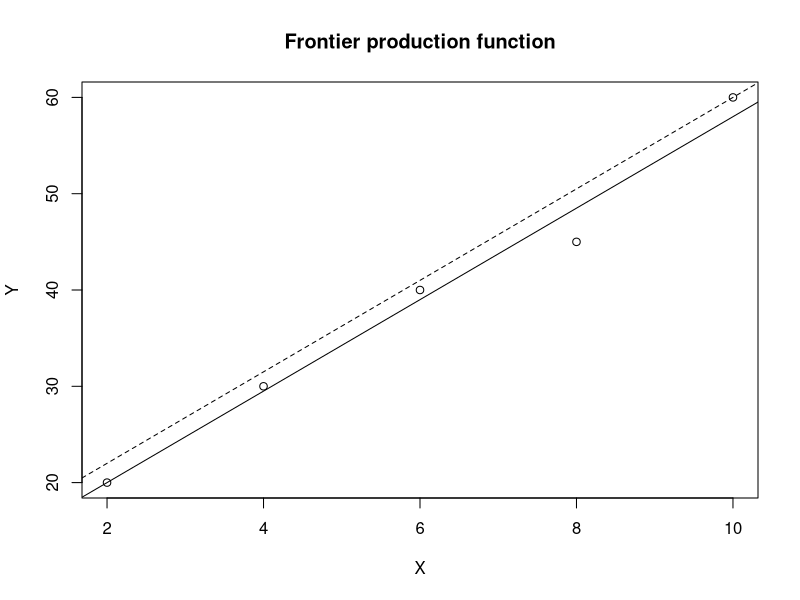

The R script that drew this image:
## ---- chunk 1
#| fig-cap: "Figure 9.5 – Frontier production function"
X <- c(2,4,6,8,10)
Y <- c(20,30,40,45,60)
ols <- lm(Y~X)
front <- fitted(ols)+max(resid(ols))
plot(X, Y, main="Frontier production function")
abline(ols)
abline(a=(ols$coeff[1]+max(resid(ols))), b=(ols$coeff[2]), lty=2)
## ---- chunk 2
eff <- Y/front
round(eff,3)
order(eff)
## ---- chunk 3
round(((1-eff[4])*100),1)
## ---- chunk 4
round(((1-eff[3])*100),1)
## ---- chunk 5
fc <- read.csv2("data/frontcosto.csv")
attach(fc)
modello <- lm(costo~prezzo1+prezzo2)
frcost <- fitted(modello)+min(resid(modello))
## ---- chunk 6
effc <- frcost/costo
round(effc,3)
order(effc)
## ---- chunk 7
round(((1-effc[17])*100),1)
round(((1-effc[12])*100),1) # the same holds for firm 30
detach(fc)
## ---- chunk 8
naz <- read.csv2("data/nazioni.csv")
attach(naz)
prodL66 <- y66/l66; prodL07 <- y07/l07
prodK66 <- y66/k66; prodK07 <- y07/k07
intKL66 <- k66/l66; intKL07 <- k07/l07
matr1 <- cbind(prodL66,prodL07,prodK66,prodK07,intKL66,intKL07)
rownames(matr1) <- sigle; matr1 <- cbind(c(1:21),matr1)
round(matr1,2)
## ---- chunk 9
modcd66 <- lm(log(y66)~log(l66)+log(k66))
modcd07 <- lm(log(y07)~log(l07)+log(k07))
front66 <- fitted(modcd66)+max(resid(modcd66))
front07 <- fitted(modcd07)+max(resid(modcd07))
eff66 <- log(y66)/front66; eff07 <- log(y07)/front07
order(eff66)
order(eff07)
detach(naz)
## ---- chunk 10
out <- c(125,44,80,23)
inp <- c(18,16,17,11)
es1 <- cbind(out,inp)
rownames(es1) <- c("A","B","C","D")
es1
## ---- chunk 11
es1 <- cbind(es1,out/inp,(out/inp)/max(out/inp))
colnames(es1)[3:4] <- c("out/inp","(out/inp)/max")
es1
## ---- chunk 12
es2 <- cbind(out1=out,out2=c(50,20,55,12),inp)
rownames(es2) <- rownames(es1)
es2
## ---- chunk 13
es2 <- cbind(es2,oi1=es2[,1]/inp,oi2=es2[,2]/inp,
             maxo1=(es2[,1]/inp)/max(es2[,1]/inp),
             maxo2=(es2[,2]/inp)/max(es2[,2]/inp))
es2
## ---- chunk 14
es2[,1]/es2[,2]
## ---- chunk 15
eff_D <- 2.36/6.56
eff_B <- 3.02/7.05
eff_D; eff_B
## ---- chunk 16
esdea <- read.csv2("data/esdea.csv")
attach(esdea)
X <- cbind(input1,input2)
Y <- cbind(output1,output2)
n <- dim(X)[1]
s <- dim(Y)[2]
m <- dim(X)[2]
## ---- chunk 17
# this is the only external package used
# in the whole book (install.packages("lpSolve"))
library(lpSolve)
## ---- chunk 18
risultato <- matrix(0, nrow=n, ncol=1)
colnames(risultato) <- "efficienza"
cond1 <- rbind(t(Y), -t(X))
f.dir <- rep(">=", s+m)
f.obj <- c(1, rep(0,n))
for(i in 1:n){
  cond2 <- matrix(c(rep(0, s), X[i,]), byrow=T)
  f.con <- cbind(cond2, cond1)
  f.rhs <- c(Y[i,], rep(0, m))
  risultato[i,'efficienza'] <- lp("min", f.obj, f.con, f.dir, f.rhs)$solution[1]
}
ris1 <- c(risultato); ris1
## ---- chunk 19
risultato <- matrix(0, nrow=n, ncol=1)
colnames(risultato) <- "efficienza"
cond1 <- rbind(t(Y), -t(X), matrix(rep(1, n), ncol=n))
f.dir <- c(rep(">=", s+m), "=")
f.obj <- c(1, rep(0, n))
for(i in 1:n){
  cond2 <- matrix(c(rep(0, s), X[i,], 0), byrow=T)
  f.con <- cbind(cond2, cond1)
  f.rhs <- c(Y[i,], rep(0, m), 1)
  risultato[i,'efficienza'] <- lp("min", f.obj, f.con, f.dir, f.rhs)$solution[1]
}
ris2 <- c(risultato); ris2
## ---- chunk 20
risultato <- matrix(0, nrow=n, ncol=1)
colnames(risultato) <- "efficienza"
cond1 <- rbind(t(Y), -t(X), matrix(rep(1, n), ncol=n))
f.dir <- c(rep(">=", s+m), "<=")
f.obj <- c(1, rep(0, n))
for(i in 1:n){
  cond2 <- matrix(c(rep(0, s), X[i,], 0), byrow=T)
  f.con <- cbind(cond2, cond1)
  f.rhs <- c(Y[i,], rep(0, m), 1)
  risultato[i,'efficienza'] <- lp("min", f.obj, f.con, f.dir, f.rhs)$solution[1]
}
ris3 <- c(risultato); ris3
## ---- chunk 21
risultato <- matrix(0, nrow=n, ncol=1)
colnames(risultato) <- "efficienza"
cond1 <- rbind(-t(Y), t(X))
f.dir <- rep("<=", s+m)
f.obj <- c(1, rep(0,n))
for(i in 1:n){
  cond2 <- matrix(c(Y[i,],rep(0, m)), byrow=T)
  f.con <- cbind(cond2, cond1)
  f.rhs <- c(rep(0,s),X[i,])
  risultato[i,'efficienza'] <- lp("max", f.obj, f.con, f.dir, f.rhs)$solution[1]
}
ris4 <- 1/c(risultato); ris4
risultato <- matrix(0, nrow=n, ncol=1)
colnames(risultato) <- "efficienza"
cond1 <- rbind(-t(Y), t(X), matrix(rep(1, n), ncol=n))
f.dir <- c(rep("<=", s+m), "=")
f.obj <- c(1, rep(0, n))
for(i in 1:n){
  cond2 <- matrix(c(Y[i,],rep(0, m), 0), byrow=T)
  f.con <- cbind(cond2, cond1)
  f.rhs <- c(rep(0,s),X[i,], 1)
  risultato[i,'efficienza'] <- lp("max", f.obj, f.con, f.dir, f.rhs)$solution[1]
}
ris5 <- 1/c(risultato); ris5
risultato <- matrix(0, nrow=n, ncol=1)
colnames(risultato) <- "efficienza"
cond1 <- rbind(-t(Y), t(X), matrix(rep(1, n), ncol=n))
f.dir <- c(rep("<=", s+m), "<=")
f.obj <- c(1, rep(0, n))
for(i in 1:n){
  cond2 <- matrix(c(Y[i,],rep(0, m), 0), byrow=T)
  f.con <- cbind(cond2, cond1)
  f.rhs <- c(rep(0,s),X[i,], 1)
  risultato[i,'efficienza'] <- lp("max", f.obj, f.con, f.dir, f.rhs)$solution[1]
}
ris6 <- 1/c(risultato); ris6
tabella <- cbind(ris1,ris2,ris3,ris4,ris5,ris6)
colnames(tabella) <- c("crs-io","vrs-io","nirs-io","crs-oo","vrs-oo","nirs-oo")
round(tabella,3)
## ---- chunk 22
tabella[,1]/tabella[,4]
## ---- chunk 23
tabella[,1]/tabella[,2] # input-oriented
tabella[,4]/tabella[,5] # output-oriented
## ---- chunk 24
(tabella[,1]/tabella[,2])[4]
## ---- chunk 25
crsio <- tabella[,1]; vrsio <- tabella[,2]
scio <- tabella[,1]/tabella[,2]
crsio-vrsio*scio
detach(esdea)
